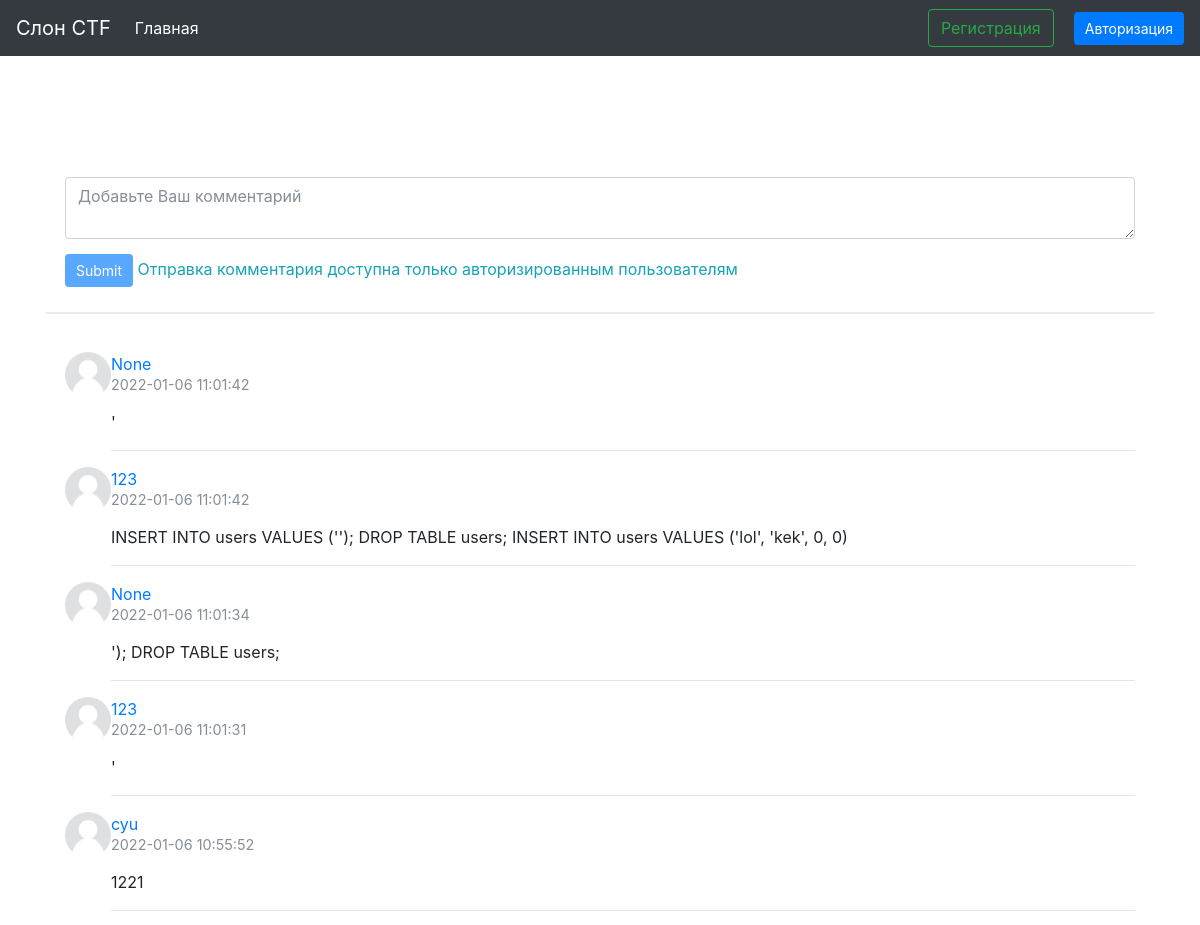
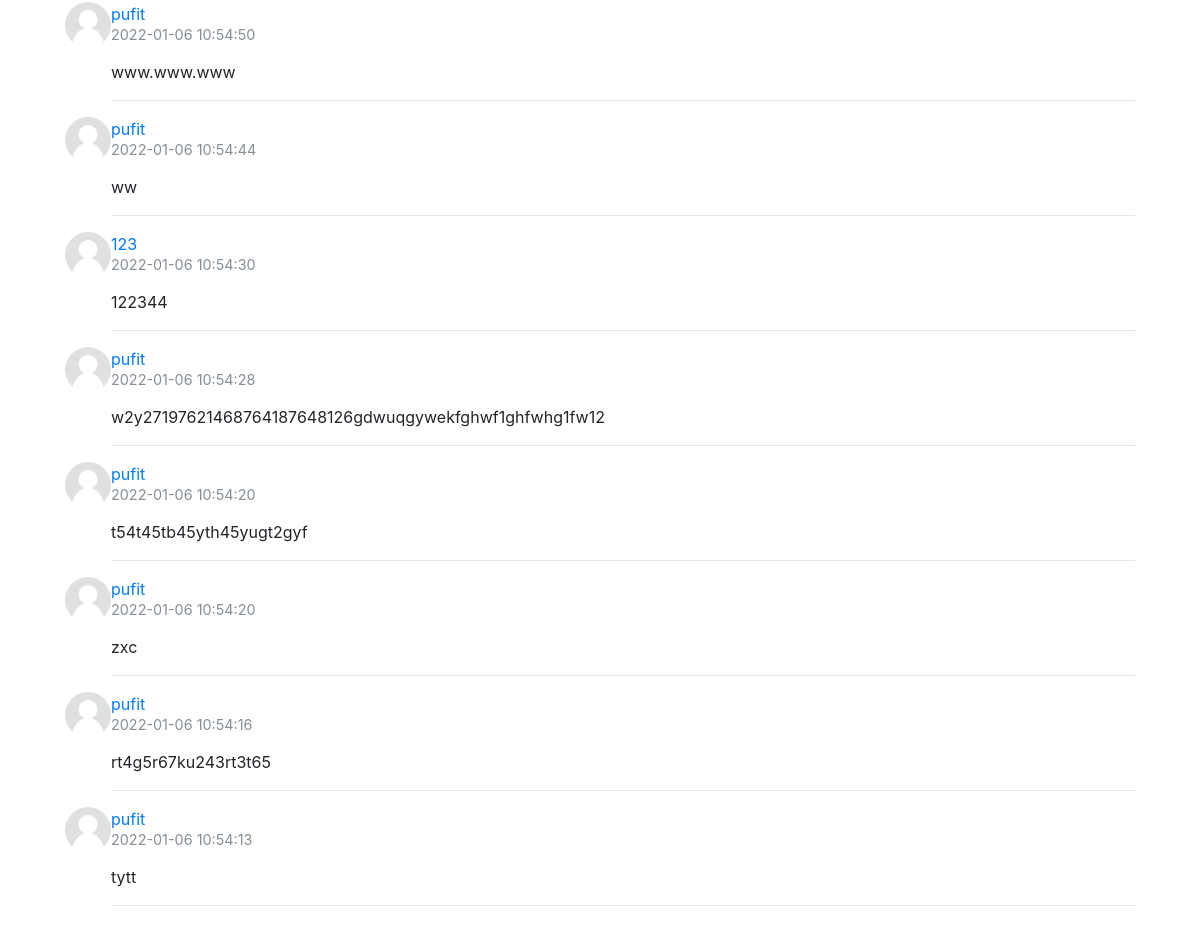
The page / on the database its author committed (2 pictures, top to bottom).
### tables this page shows
CREATE TABLE comments
(
	user text,
	text text,
	time datetime
);

### main/views.py (the view, shortened to what this page needs)
@main.route('/', methods=['POST', 'GET'])
def lobby():
    with closing(db.cursor(factory=Cursor)) as cursor:
        cursor.execute('SELECT * FROM Comments')
        comments = reversed(cursor.fetchall())
        db.commit()
    resp = make_response(render_template('base.html',
                                         auth=session.get('auth'),
                                         comments=comments))
    if not session.get('auth'):
        resp.set_cookie('password', '')
    return resp

### main/views.py (called while the page is built)
    def execute(self, sql, *args):
        msg = []
        for s in sql.split(';'):
            if s.strip():
                try:
                    super().execute(s, *args)
                    msg.append(('success', s))
                except Exception as ex:
                    print(ex)
                    msg.append(('error', s + '<br>' + str(ex)))
        if not len(msg):
            return []
        if msg[0][0] == 'error':
            return msg
        return msg[1:]

### main/templates/base.html (shortened to what this page needs)
<!DOCTYPE html>
<html lang="ru">
<head>
    <link href="{{ url_for('.static', filename='css/bootstrap.min.css') }}" rel="stylesheet">
    <link href="{{ url_for('.static', filename='css/main.css') }}" rel="stylesheet">
</head>
<body>
<nav class="navbar navbar-expand-md navbar-dark bg-dark fixed-top">
    <a class="navbar-brand" href="/">Слон CTF</a>
    <div class="collapse navbar-collapse" id="navbarsExampleDefault">
        <ul class="navbar-nav mr-auto">
            <li class="nav-item active">
                <a class="nav-link" href="/">Главная<span class="sr-only">(current)</span></a>
            </li>
        </ul>
        {% if auth %}
            <ul class="navbar-nav mr-6">
                <li class="nav-item dropdown">
                    <a class="nav-link dropdown-toggle" href="#" id="dropdown01" data-toggle="dropdown"
                       aria-haspopup="true"
                       aria-expanded="false">
                        <img style="border-radius: 50%; width: 30px; height: 30px" src="{% if auth == 'admin' %}
                                {{ url_for('.static', filename='img/admin.jpg') }}
                            {% else %}
                                {{ url_for('.static', filename='img/default.jpg') }}
                            {% endif %}">
                        {{ auth }}
                    </a>
                    <div class="dropdown-menu" aria-labelledby="dropdown01" style="left: -68px">
                        <a class="dropdown-item" href="/profile?user={{ auth }}">Личный кабинет</a>
                        <a class="dropdown-item" href="/logout">Выйти</a>
                    </div>
                </li>
            </ul>
        {% else %}
            <button onclick="self.location.href='/reg';" class="btn btn-outline-success my-2 my-sm-0">Регистрация
            </button>
            <button onclick="self.location.href='/login';" class="btn btn-sm btn-primary my-2 my-sm-0"
                    style="margin-left: 20px">Авторизация
            </button>
        {% endif %}
    </div>
</nav>
{% include 'comments.html' %}
</body>
</html>

### main/templates/comments.html (shortened to what this page needs)
<br><br><br>
{% autoescape false %}
<link href="{{ url_for('.static', filename='css/comments.css') }}" rel="stylesheet">
<section class="container">
    <div class="row">
        <div class="col-md-12">
            <div class="panel">
                <div class="panel-body">
                    <form method="post" id="send">
                        <textarea name="comment_text" class="form-control" rows="2"
                                  placeholder="Добавьте Ваш комментарий" form="send"></textarea>
                        <div class="mar-top clearfix">
                            <input class="btn btn-sm btn-primary pull-right" {% if not auth %} disabled {% endif %}
                                   type="submit">
                            {% if not auth %}
                                <span class="text-info">Отправка комментария доступна только авторизированным пользователям</span>
                            {% endif %}
                        </div>
                    </form>
                </div>
            </div>
            <div class="panel">
                <div class="panel-body">
                    {% for comment in comments %}
                        <div class="media-block">
                            <a class="media-left" href="/profile?user={{ comment[0] }}">
                                <img class="img-circle img-sm img"
                                     alt="Профиль пользователя"
                                     src="
                            {% if comment[0] == 'admin' %}
                                {{ url_for('.static', filename='img/admin.jpg') }}
                            {% else %}
                                {{ url_for('.static', filename='img/default.jpg') }}
                            {% endif %}"></a>
                            <div class="media-body">
                                <div class="mar-btm">
                                    <a href="/profile?user={{ comment[0] }}"
                                       class="btn-link text-semibold media-heading box-inline">{{ comment[0] }}</a>
                                    <p class="text-muted text-sm"> {{ comment[2] }}
                                    </p>
                                </div>
                                <p>{{ comment[1] }}</p>
                                <hr>
                            </div>
                        </div>
                    {% endfor %}
                </div>
            </div>
        </div>
    </div>
</section>
{% endautoescape %}

### main/static/css/main.css (style rules this page uses)
body { background: url(http://bootstraptema.ru/images/bg/bg-1.png) }
body { padding-top: 5rem; }

### main/static/css/comments.css (style rules this page uses)
.img-sm { width: 46px; height: 46px; }
.panel { box-shadow: 0 2px 0 rgba(0,0,0,0.075); border-radius: 0; border: 0; margin-bottom: 15px; }
.panel .panel-footer, .panel>:last-child { border-bottom-left-radius: 0; border-bottom-right-radius: 0; }
.panel .panel-heading, .panel>:first-child { border-top-left-radius: 0; border-top-right-radius: 0; }
.panel-body { padding: 25px 20px; }
.media-block .media-left { display: block; float: left }
.media-block .media-body { display: block; overflow: hidden; width: auto }
.text-muted, a.text-muted:hover, a.text-muted:focus { color: #acacac; }
.text-sm { font-size: 0.9em; }
.text-5x, .text-4x, .text-5x, .text-2x, .text-lg, .text-sm, .text-xs { line-height: 1.25; }
.btn-sm, .btn-group-sm>.btn, .btn-icon.btn-sm { padding: 5px 10px !important; }
.mar-top { margin-top: 15px; }
.img { width: 46px; height: 46px; border-radius: 50%; }

### rows shown on the page
comments: comment "None", time "2022-01-06 11:01:42", text "'"
comments: user "123", time "2022-01-06 11:01:42", text "INSERT INTO users VALUES (''); DROP TABLE users; INSERT INTO users VALUES ('lol', 'kek', 0, 0)"
comments: comment "None", time "2022-01-06 11:01:34", text "'); DROP TABLE users;"
comments: user "123", time "2022-01-06 11:01:31", text "'"
comments: user "cyu", time "2022-01-06 10:55:52", text "1221"
comments: user "pufit", time "2022-01-06 10:54:50", text "www.www.www"
comments: user "pufit", time "2022-01-06 10:54:44", text "ww"
comments: user "123", time "2022-01-06 10:54:30", text "122344"
comments: user "pufit", time "2022-01-06 10:54:28", text "w2y27197621468764187648126gdwuqgywekfghwf1ghfwhg1fw12"
comments: user "pufit", time "2022-01-06 10:54:20", text "t54t45tb45yth45yugt2gyf"
comments: user "pufit", time "2022-01-06 10:54:20", text "zxc"
comments: user "pufit", time "2022-01-06 10:54:16", text "rt4g5r67ku243rt3t65"
comments: user "pufit", time "2022-01-06 10:54:13", text "tytt"
